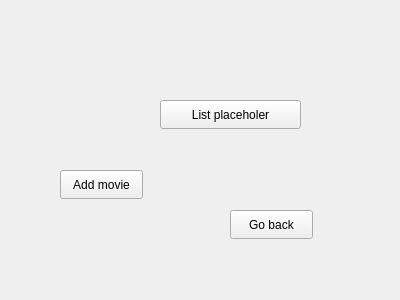
<?xml version="1.0" encoding="UTF-8"?>
<ui version="4.0">
 <class>MovieListViewWidget</class>
 <widget class="QWidget" name="MovieListViewWidget">
  <property name="geometry">
   <rect>
    <x>0</x>
    <y>0</y>
    <width>400</width>
    <height>300</height>
   </rect>
  </property>
  <property name="windowTitle">
   <string>Form</string>
  </property>
  <widget class="QPushButton" name="listPlaceholderButton">
   <property name="geometry">
    <rect>
     <x>160</x>
     <y>100</y>
     <width>141</width>
     <height>29</height>
    </rect>
   </property>
   <property name="text">
    <string>List placeholer</string>
   </property>
  </widget>
  <widget class="QPushButton" name="addMovieButton">
   <property name="geometry">
    <rect>
     <x>60</x>
     <y>170</y>
     <width>83</width>
     <height>29</height>
    </rect>
   </property>
   <property name="text">
    <string>Add movie</string>
   </property>
  </widget>
  <widget class="QPushButton" name="goBackButton">
   <property name="geometry">
    <rect>
     <x>230</x>
     <y>210</y>
     <width>83</width>
     <height>29</height>
    </rect>
   </property>
   <property name="text">
    <string>Go back</string>
   </property>
  </widget>
 </widget>
 <resources/>
 <connections/>
</ui>
